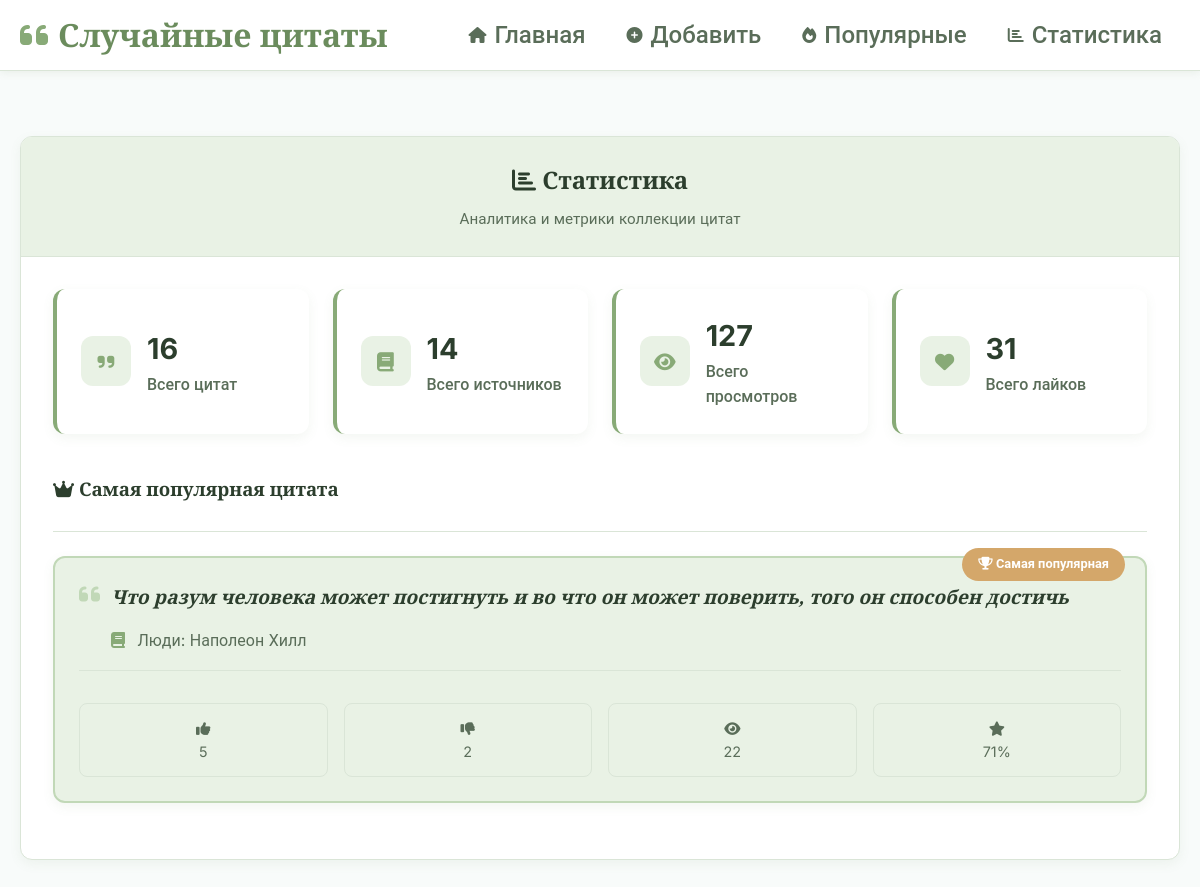
/dashboard/, run on the app's committed database.
### quotes/models.py (models this page shows, shortened)
class Quote(models.Model):
    text = models.TextField(verbose_name="Текст цитаты")
    source = models.ForeignKey(Source, on_delete=models.CASCADE, verbose_name="Источник")
    weight = models.PositiveIntegerField(default=1, verbose_name="Вес")
    views = models.PositiveIntegerField(default=0, verbose_name="Просмотры")
    likes = models.PositiveIntegerField(default=0, verbose_name="Лайки")
    dislikes = models.PositiveIntegerField(default=0, verbose_name="Дизлайки")
    created_at = models.DateTimeField(auto_now_add=True)
    updated_at = models.DateTimeField(auto_now=True)
    class Meta:
        unique_together = ['text', 'source']

class Source(models.Model):
    TYPE_CHOICES = [
        ('movie', 'Фильм'),
        ('book', 'Книга'),
        ('series', 'Сериал'),
        ('game', 'Игра'),
        ('person', 'Люди'),
        ('other', 'Другое'),
    ]
    name = models.CharField(max_length=200, verbose_name="Название")
    type = models.CharField(max_length=20, choices=TYPE_CHOICES, verbose_name="Тип")
    created_at = models.DateTimeField(auto_now_add=True)
    class Meta:
        unique_together = ['name', 'type']
    def __str__(self):
        return f"{self.get_type_display()}: {self.name}"

### quotes/views.py (the view)
# urls.py: path('dashboard/', views.dashboard, name='dashboard'),
def dashboard(request):
    quotes = Quote.objects.all()
    stats_data = quotes.aggregate(
        total_views=Sum('views') or 0,
        total_likes=Sum('likes') or 0,
        total_dislikes=Sum('dislikes') or 0
    )
    stats = {
        'total_quotes': quotes.count(),
        'total_sources': Source.objects.count(),
        'total_views': stats_data['total_views'],
        'total_likes': stats_data['total_likes'],
        'total_dislikes': stats_data['total_dislikes'],
        'most_popular': quotes.order_by('-likes', '-views').first(),
        'most_viewed': quotes.order_by('-views').first(),
    }
    return render(request, 'quotes/dashboard.html', {'stats': stats})

### quotes/templates/quotes/dashboard.html (shortened to what this page needs)
{% extends 'quotes/base.html' %}
{% block content %}
<div class="quote-container">
    <div class="quote-card fade-in">
        <div class="card-header text-center">
            <h2><i class="fas fa-chart-bar"></i> Статистика</h2>
            <p class="mb-0">Аналитика и метрики коллекции цитат</p>
        </div>
        <div class="card-body">
            <div class="stats-grid">
                <div class="stat-card stat-card-primary">
                    <div class="stats-icon">
                        <i class="fas fa-quote-right"></i>
                    </div>
                    <div class="stat-content">
                        <h3>{{ stats.total_quotes }}</h3>
                        <p>Всего цитат</p>
                    </div>
                </div>
                <div class="stat-card stat-card-success">
                    <div class="stats-icon">
                        <i class="fas fa-book"></i>
                    </div>
                    <div class="stat-content">
                        <h3>{{ stats.total_sources }}</h3>
                        <p>Всего источников</p>
                    </div>
                </div>
                <div class="stat-card stat-card-info">
                    <div class="stats-icon">
                        <i class="fas fa-eye"></i>
                    </div>
                    <div class="stat-content">
                        <h3>{{ stats.total_views }}</h3>
                        <p>Всего просмотров</p>
                    </div>
                </div>
                <div class="stat-card stat-card-warning">
                    <div class="stats-icon">
                        <i class="fas fa-heart"></i>
                    </div>
                    <div class="stat-content">
                        <h3>{{ stats.total_likes }}</h3>
                        <p>Всего лайков</p>
                    </div>
                </div>
            </div>
            {% if stats.most_popular %}
            <div class="popular-quote fade-in" style="animation-delay: 0.3s">
                <div class="section-header">
                    <h3><i class="fas fa-crown"></i> Самая популярная цитата</h3>
                </div>
                <div class="quote-item featured">
                    <div class="quote-content">
                        <div class="quote-text">
                            <i class="fas fa-quote-left quote-icon"></i>
                            <p>{{ stats.most_popular.text }}</p>
                        </div>
                        <div class="quote-source">
                            <i class="fas fa-book"></i>
                            {{ stats.most_popular.source }}
                        </div>
                    </div>
                    <div class="quote-stats">
                        <div class="stats-mini-grid">
                            <div class="stats-mini">
                                <span class="stats-mini-icon"><i class="fas fa-thumbs-up"></i></span>
                                <span class="stats-mini-value">{{ stats.most_popular.likes }}</span>
                            </div>
                            <div class="stats-mini">
                                <span class="stats-mini-icon"><i class="fas fa-thumbs-down"></i></span>
                                <span class="stats-mini-value">{{ stats.most_popular.dislikes }}</span>
                            </div>
                            <div class="stats-mini">
                                <span class="stats-mini-icon"><i class="fas fa-eye"></i></span>
                                <span class="stats-mini-value">{{ stats.most_popular.views }}</span>
                            </div>
                            <div class="stats-mini">
                                <span class="stats-mini-icon"><i class="fas fa-star"></i></span>
                                <span class="stats-mini-value">
                                    {% if stats.most_popular.likes or stats.most_popular.dislikes %}
                                        {% widthratio stats.most_popular.likes stats.most_popular.likes|add:stats.most_popular.dislikes 100 %}%
                                    {% else %}
                                        0%
                                    {% endif %}
                                </span>
                            </div>
                        </div>
                    </div>
                    <div class="featured-badge">
                        <i class="fas fa-trophy"></i>
                        Самая популярная
                    </div>
                </div>
            </div>
            {% else %}
            <div class="no-quotes">
                <i class="fas fa-chart-line"></i>
                <h3>Пока нет данных о популярности</h3>
                <p>Добавьте цитаты и получите первую статистику!</p>
            </div>
            {% endif %}
        </div>
    </div>
</div>
{% endblock %}

### data on the page
Quote: most_popular.text "Что разум человека может постигнуть и во что он может поверить, того он способен достичь", most_popular.source "Люди: Наполеон Хилл", most_popular.likes "5", most_popular.dislikes "2", most_popular.views "22", likes+dislikes "71"

### other printed values
{{ stats.total_quotes }} "16"
{{ stats.total_sources }} "14"
{{ stats.total_views }} "127"
{{ stats.total_likes }} "31"
